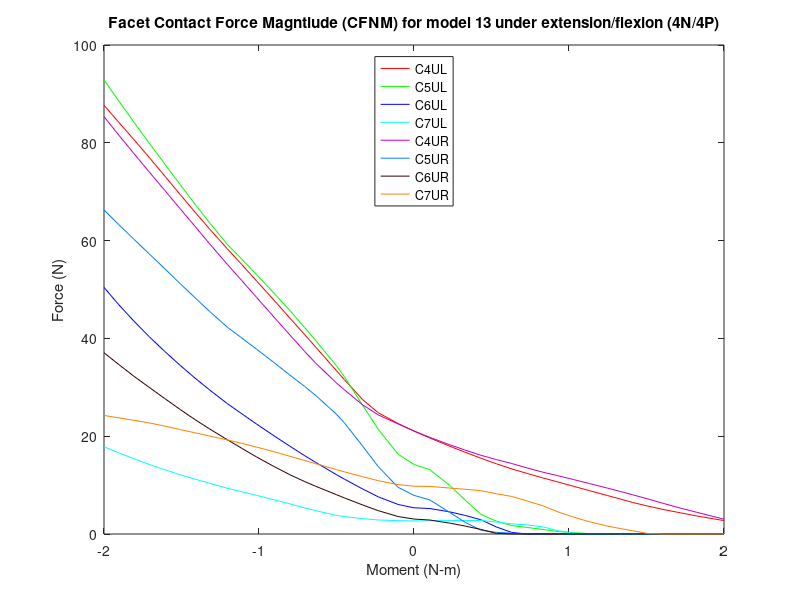

This figure's MATLAB source:
%% Facet contact force magnitude (N)
% model13_Fixed_Tether/4n & 4p
clear all;
%% 4P
figure (22)

c4ulxp=[2 2.05126 2.11533 2.16533 2.21533 2.26533 2.31533 2.36533 2.41533 2.46533 2.51533 2.56533 2.62471 2.66689 2.70517 2.75527 2.80337 2.85848 2.91062 2.96632 3 ]-2;
c4ulyp=[21.0347 19.6313 17.9552 16.7059 15.5026 14.3736 13.3096 12.3785 11.4735 10.613 9.74873 8.87125 7.85323 7.12744 6.4553 5.69287 5.02524 4.34291 3.70826 3.09591 2.74818];

c4urxp=[2 2.05126 2.11533 2.16533 2.21533 2.26533 2.31533 2.36533 2.41533 2.46533 2.51533 2.56533 2.62471 2.66689 2.70517 2.75527 2.80337 2.85848 2.91062 2.96632 3 ]-2;
c4uryp=[21.0659 19.7577 18.2502 17.1576 16.1051 15.2253 14.4105 13.5005 12.6492 11.8953 11.1256 10.3269 9.37086 8.67561 8.02731 7.15247 6.28131 5.30704 4.46484 3.56996 3.02786];

c5ulxp=[2 2.05126 2.11533 2.16533 2.21533 2.26533 2.31533 2.36533 2.41533 2.46533 2.51533 2.56533 2.62471 2.66689 2.70517 2.75527 2.80337 2.85848 2.91062 2.96632 3 ]-2;
c5ulyp=[14.2344 13.1335 9.93202 6.92215 4.04276 2.62176 1.72753 1.33244 0.933578 0.504398 0.269345 0.0946579 0.00400744 0.00379158 0.00366496 0.00350411 0.0033484 0.0031639 0.00299547 0.00282177 0.0027203 ];

c5urxp=[2 2.05126 2.11533 2.16533 2.21533 2.26533 2.31533 2.36533 2.41533 2.46533 2.51533 2.56533 2.62471 2.66689 2.70517 2.75527 2.80337 2.85848 2.91062 2.96632 3 ]-2;
c5uryp=[7.9013 6.96249 4.40733 2.38097 0.798807 0.338088 0.167341 0.00570458 0.00487745 0.00455773 0.00447032 0.00437641 0.00426389 0.00418971 0.00412044 0.00402973 0.00394762 0.00386658 0.00379155 0.0037081 0.00365756 ];

c6ulxp=[2 2.05126 2.11533 2.16533 2.21533 2.26533 2.31533 2.36533 2.41533 2.46533 2.51533 2.56533 2.62471 2.66689 2.70517 2.75527 2.80337 2.85848 2.91062 2.96632 3 ]-2;
c6ulyp=[5.3594 5.21133 4.52583 3.79482 2.92182 1.44856 0.318827 0.00523469 0.00467975 0.00442151 0.00421115 0.00403556 0.00385031 0.00372587 0.00361151 0.00346402 0.00331299 0.00311751 0.00294376 0.00277003 0.00267566];

c6urxp=[2 2.05126 2.11533 2.16533 2.21533 2.26533 2.31533 2.36533 2.41533 2.46533 2.51533 2.56533 2.62471 2.66689 2.70517 2.75527 2.80337 2.85848 2.91062 2.96632 3 ]-2;
c6uryp=[3.05586 2.85728 2.22019 1.61622 0.941467 0.128394 0.00408104 0.00367501 0.00331327 0.00310129 0.00291546 0.00272715 0.00250919 0.00236484 0.00224164 0.00208506 0.00195279 0.00182378 0.00171222 0.00159966 0.00153182];

c7ulxp=[2 2.05126 2.11533 2.16533 2.21533 2.26533 2.31533 2.36533 2.41533 2.46533 2.51533 2.56533 2.62471 2.66689 2.70517 2.75527 2.80337 2.85848 2.91062 2.96632 3 ]-2;
c7ulyp=[2.66997 2.7083 2.74425 2.76075 2.76982 2.4437 2.06992 1.86274 1.46804 0.671796 0.160807 0.00498511 0.00459548 0.0042872 0.00399711 0.00360044 0.00322553 0.00293024 0.00270492 0.00252906 0.00244108];

c7urxp=[2 2.05126 2.11533 2.16533 2.21533 2.26533 2.31533 2.36533 2.41533 2.46533 2.51533 2.56533 2.62471 2.66689 2.70517 2.75527 2.80337 2.85848 2.91062 2.96632 3 ]-2;
c7uryp=[9.77236 9.73035 9.39958 9.15078 8.86756 8.23448 7.67876 6.74289 5.77397 4.5031 3.44092 2.5187 1.60573 1.10261 0.659948 0.0963823 0.0038093 0.00356802 0.00335556 0.00315417 0.00303854];

%% 4N
c4ulxn=-1*[2 2.05126 2.11533 2.16533 2.2247 2.25107 2.31707 2.35251 2.40079 2.4548 2.50774 2.55564 2.60228 2.65931 2.70659 2.75382 2.80395 2.85431 2.90296 2.95231 3]+2;
c4ulyn=[21.0347 22.5974 24.8065 27.454 31.574 33.4708 38.216 40.7621 44.1862 48.0348 51.7494 55.1177 58.3301 62.3676 65.8367 69.3783 73.2062 77.017 80.6249 84.1836 87.6868];

c4urxn=-1*[2 2.05126 2.11533 2.16533 2.2247 2.25107 2.31707 2.35251 2.40079 2.4548 2.50774 2.55564 2.60228 2.65931 2.70659 2.75382 2.80395 2.85431 2.90296 2.95231 3]+2;
c4uryn=[21.0659 22.5122 24.3591 26.3915 29.4928 30.9473 34.9388 37.328 40.7328 44.5844 48.386 51.8281 55.1441 59.3447 62.93 66.4729 70.2687 74.0527 77.7632 81.5753 85.356];

c5ulxn=-1*[2 2.05126 2.11533 2.16533 2.2247 2.25107 2.31707 2.35251 2.40079 2.4548 2.50774 2.55564 2.60228 2.65931 2.70659 2.75382 2.80395 2.85431 2.90296 2.95231 3]+2;
c5ulyn=[14.2344 16.318 21.4034 26.2778 32.1893 34.4595 39.5554 42.2091 45.7274 49.4712 53.0421 56.2106 59.2279 63.6352 67.4653 71.4086 75.6553 79.9412 84.1649 88.537 92.8746];

c5urxn=-1*[2 2.05126 2.11533 2.16533 2.2247 2.25107 2.31707 2.35251 2.40079 2.4548 2.50774 2.55564 2.60228 2.65931 2.70659 2.75382 2.80395 2.85431 2.90296 2.95231 3]+2;
c5uryn=[7.9013 9.5416 13.7861 17.9416 22.7446 24.5415 28.3262 30.17 32.5217 35.214 37.7958 40.0863 42.3011 45.5199 48.3319 51.1619 54.2587 57.2968 60.2461 63.2709 66.2612];

c6ulxn=-1*[2 2.05126 2.11533 2.16533 2.2247 2.25107 2.31707 2.35251 2.40079 2.4548 2.50774 2.55564 2.60228 2.65931 2.70659 2.75382 2.80395 2.85431 2.90296 2.95231 3]+2;
c6ulyn=[5.3594 6.04137 7.60184 9.19495 11.2224 12.1686 14.6387 16.0115 17.973 20.2151 22.4779 24.5918 26.6673 29.4605 31.9001 34.4616 37.3366 40.365 43.5046 46.8888 50.4281];

c6urxn=-1*[2 2.05126 2.11533 2.16533 2.2247 2.25107 2.31707 2.35251 2.40079 2.4548 2.50774 2.55564 2.60228 2.65931 2.70659 2.75382 2.80395 2.85431 2.90296 2.95231 3]+2;
c6uryn=[3.05586 3.57124 4.77099 5.92909 7.38771 8.06124 9.76154 10.7197 12.1355 13.907 15.7543 17.5288 19.2828 21.4853 23.3983 25.4436 27.7011 29.9953 32.2339 34.6602 37.0631];

c7ulxn=-1*[2 2.05126 2.11533 2.16533 2.2247 2.25107 2.31707 2.35251 2.40079 2.4548 2.50774 2.55564 2.60228 2.65931 2.70659 2.75382 2.80395 2.85431 2.90296 2.95231 3]+2;
c7ulyn=[2.66997 2.72972 2.86711 3.13978 3.57081 3.82447 4.77222 5.33982 6.16863 7.05338 7.89642 8.64612 9.3595 10.3824 11.2257 12.1052 13.1523 14.2274 15.3768 16.5862 17.8513];

c7urxn=-1*[2 2.05126 2.11533 2.16533 2.2247 2.25107 2.31707 2.35251 2.40079 2.4548 2.50774 2.55564 2.60228 2.65931 2.70659 2.75382 2.80395 2.85431 2.90296 2.95231 3]+2;
c7uryn=[9.77236 10.0973 10.9105 11.7112 12.7182 13.1872 14.3859 15.0332 15.9042 16.8797 17.7742 18.5435 19.2427 20.0407 20.701 21.3542 22.0721 22.7247 23.2482 23.7477 24.2493];
%% left

c4xl=2*[flip(c4ulxn(2:21)),c4ulxp];
c4yl=[flip(c4ulyn(2:21)),c4ulyp];
a=plot(c4xl,c4yl,'r');
hold on

c5xl=2*[flip(c5ulxn(2:21)),c5ulxp];
c5yl=[flip(c5ulyn(2:21)),c5ulyp];
b=plot(c5xl,c5yl,'g');
hold on

c6xl=2*[flip(c6ulxn(2:21)),c6ulxp];
c6yl=[flip(c6ulyn(2:21)),c6ulyp];
c=plot(c6xl,c6yl,'b');
hold on

c7xl=2*[flip(c7ulxn(2:21)),c7ulxp];
c7yl=[flip(c7ulyn(2:21)),c7ulyp];
d=plot(c7xl,c7yl,'c');
hold on
%% Right

c4xr=2*[flip(c4urxn(2:21)),c4urxp];
c4yr=[flip(c4uryn(2:21)),c4uryp];
e=plot(c4xr,c4yr,'color',[0.75, 0, 0.75]);
hold on

c5xr=2*[flip(c5urxn(2:21)),c5urxp];
c5yr=[flip(c5uryn(2:21)),c5uryp];
f=plot(c5xr,c5yr,'color',[0 0.5 1]);
hold on

c6xr=2*[flip(c6urxn(2:21)),c6urxp];
c6yr=[flip(c6uryn(2:21)),c6uryp];
g=plot(c6xr,c6yr,'color',[0.2 0 0]);
hold on

c7xr=2*[flip(c7urxn(2:21)),c7urxp];
c7yr=[flip(c7uryn(2:21)),c7uryp];
h=plot(c7xr,c7yr,'color',[1 .5 0]);

leg=[a,b,c,d,e,f,g,h];
title('Facet Contact Force Magntiude (CFNM) for model 13 under extension/flexion (4N/4P)')
xlabel('Moment (N-m)')
ylabel('Force (N)')
legend(leg,'C4UL','C5UL','C6UL','C7UL','C4UR','C5UR','C6UR','C7UR','location','north')
